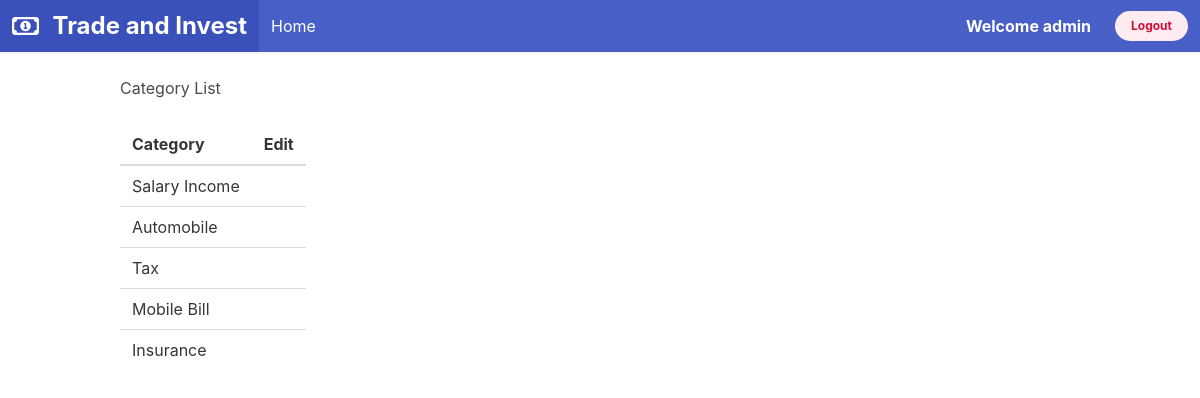
The app's page /categories (signed in) with its own data.
### savings/models.py (models this page shows)
class TransactionCategory(models.Model):
    category = models.CharField(max_length=50)

### savings/views.py (the view)
# urls.py: path('categories', views.get_accounts_categories, name='bank-acct-categories'),
@login_required
def get_accounts_categories(request):
    categories = TransactionCategory.objects.all()
    context = {"categories": categories}
    return render(request, 'savings/category_list.html', context=context)

### savings/templates/savings/category_list.html (shortened to what this page needs)
{% extends 'home/base.html' %}
{% block body_block %}
<div class="container">
    <div class="text-center">
        <h3>Category List</h3>
        <br>
    </div>
    <table class="table  table-hover">
        <thead>
        <tr>
            <th scope="col">Category</th>
            <th >Edit</th>
        </tr>
        </thead>
        <tbody>
            {% for category in categories %}
            <tr>
                <td>{{category.category }}</td>
                <td><a href="categories/update/{{category.id}}"></a></td>
            </tr>
            {% endfor %}
        </tbody>
    </table>
</div>
{% endblock %}

### home/templates/home/base.html (shortened to what this page needs)
<!DOCTYPE html>
<html lang="en">
<head>
    <link rel='stylesheet' href='https://cdn.datatables.net/1.10.20/css/dataTables.bootstrap.min.css'>
    <link rel='stylesheet' href='https://cdn.datatables.net/1.10.20/css/jquery.dataTables.min.css'>
    <link rel='stylesheet' href='https://cdn.datatables.net/buttons/1.6.0/css/buttons.dataTables.min.css'>
    <link href="https://cdn.jsdelivr.net/npm/select2@4.1.0-rc.0/dist/css/select2.min.css" rel="stylesheet" />
    <link rel="stylesheet" href="https://cdn.jsdelivr.net/npm/bulma@0.9.4/css/bulma.min.css">
</head>
<body>
    <nav class="navbar is-link has-shadow " role="navigation" aria-label="main navigation">
        <div class="navbar-brand">
          <a class="navbar-item" href="{% url 'home' %}">
            <i class="fa-regular fa-money-bill-1 is-size-4"> </i> <p class="is-size-4">&nbsp;&nbsp;<b>Trade and Invest</b></p>
          </a>
        </div>
        <div id="navbarBasicExample" class="navbar-menu">
          <div class="navbar-start">
            {% if user.is_authenticated %}
                <a class="navbar-item" href="{% url 'home' %}">
                    Home
                </a>
            {% endif %}
          </div>
          <div class="navbar-end">
            <div class="navbar-item">
              {% if user.is_authenticated %}
              <b>Welcome  {{ user }}</b>
              {% else %}
              <b>Welcome  Guest</b>
              {% endif %}
          </div>
            <div class="navbar-item">
              <div class="buttons">
                {% if user.is_authenticated %}
                    <a class="button is-small is-danger is-light is-rounded" href="{% url 'logout' %}">
                        <strong>Logout</strong>
                    </a>
                {% endif %}
              </div>
            </div>
          </div>
        </div>
      </nav>
<br>
{% block body_block %}
{% endblock %}
</body>
</html>

### records on screen
TransactionCategory: category "Salary Income"
TransactionCategory: category "Automobile"
TransactionCategory: category "Tax"
TransactionCategory: category "Mobile Bill"
TransactionCategory: category "Insurance"

### other values on screen
{{ user }} "admin"
